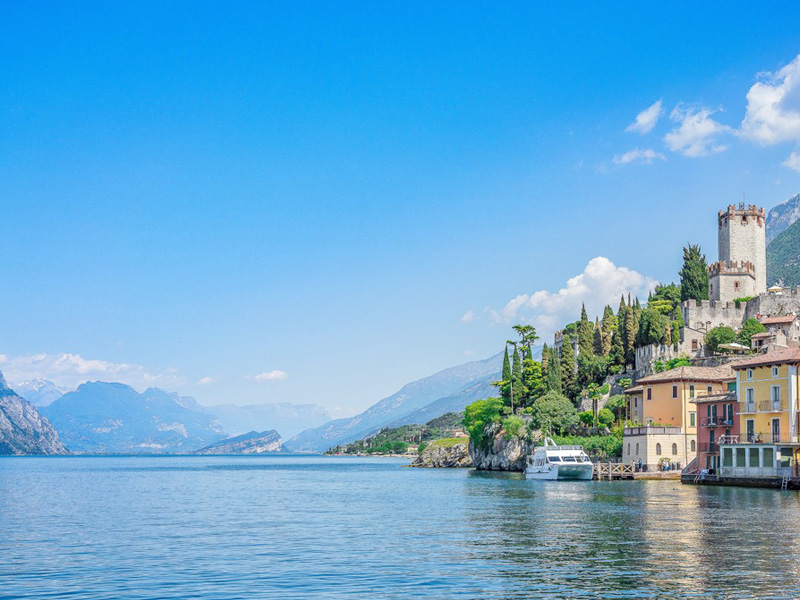
#> input picture images/landscape.jpg, 800 x 600 px, found by its file name
$ python kmeans_cluster_segmentation.py
#> lines starting #> are read from the running program, lines starting #| are printed output that depends on the picture
import matplotlib.image as mpimg
import matplotlib.pyplot as plt
import numpy as np
from sklearn.cluster import KMeans

img = mpimg.imread('/home/minhquanym/PycharmProjects/test/venv/images/landscape.jpg')
#> img is the input picture: shape (600, 800, 3); mean R, G, B 105.5, 169.6, 210.4
plt.imshow(img)
imgplot = plt.imshow(img)
plt.axis('off')
#plt.show()

X = img.reshape((img.shape[0]*img.shape[1]), img.shape[2])

for K in [2, 5, 10, 15, 20] :
    kmeans = KMeans(n_clusters = K).fit(X)
    label = kmeans.predict(X)
    img4 = np.zeros_like(X)
    for k in range(K):
        img4[label == k] = kmeans.cluster_centers_[k]
    img5 = img4.reshape((img.shape[0], img.shape[1], img.shape[2]))
    plt.imshow(img5)
    plt.axis('off')
    plt.show()
#> this loop made 5 passes
#> pass 1, `plt.show()`:
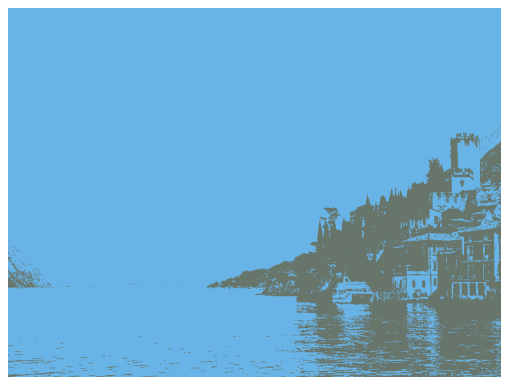
#> figure drawn by matplotlib, 1 panel
#> pass 2, `plt.show()`:
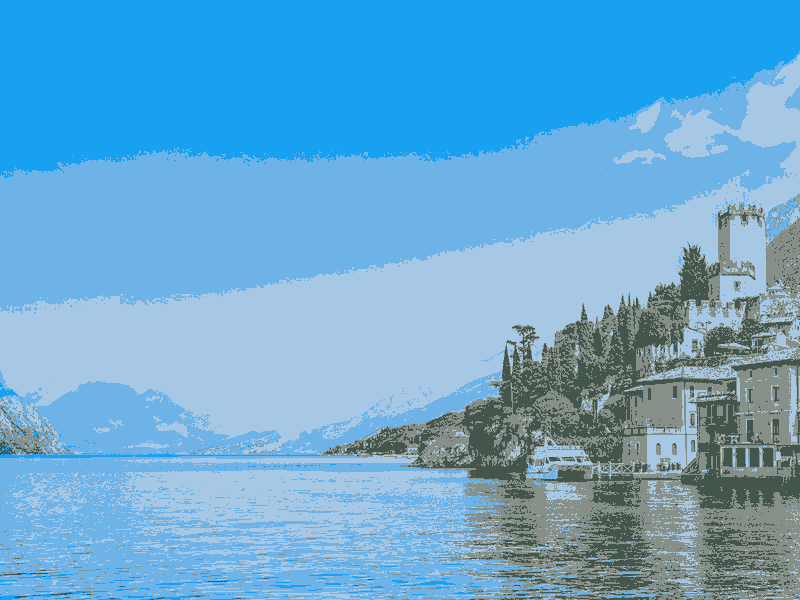
#> shown: shape (600, 800, 3); mean R, G, B 104.9, 169.2, 210
